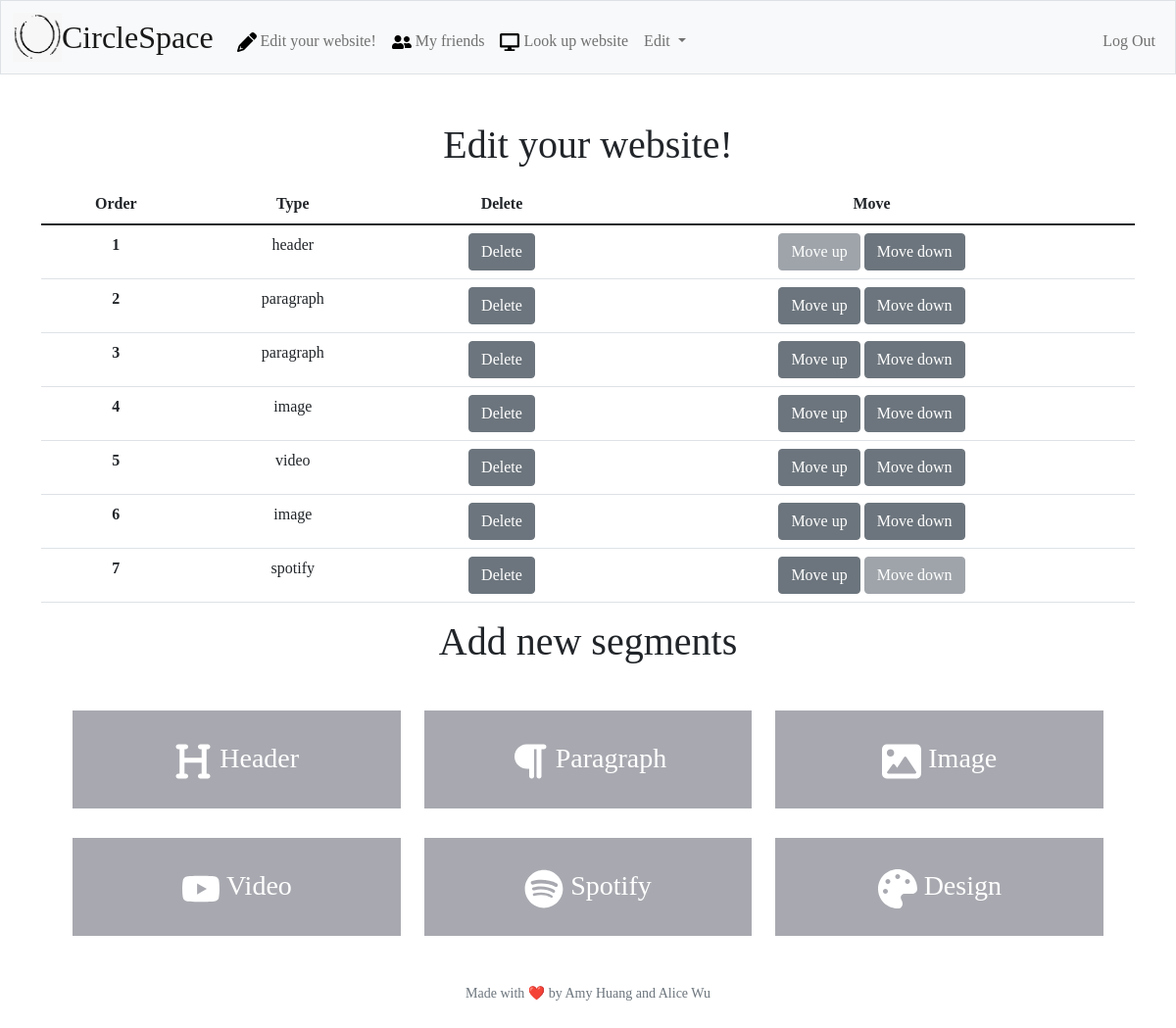
The app's page /edit (signed in), older data.
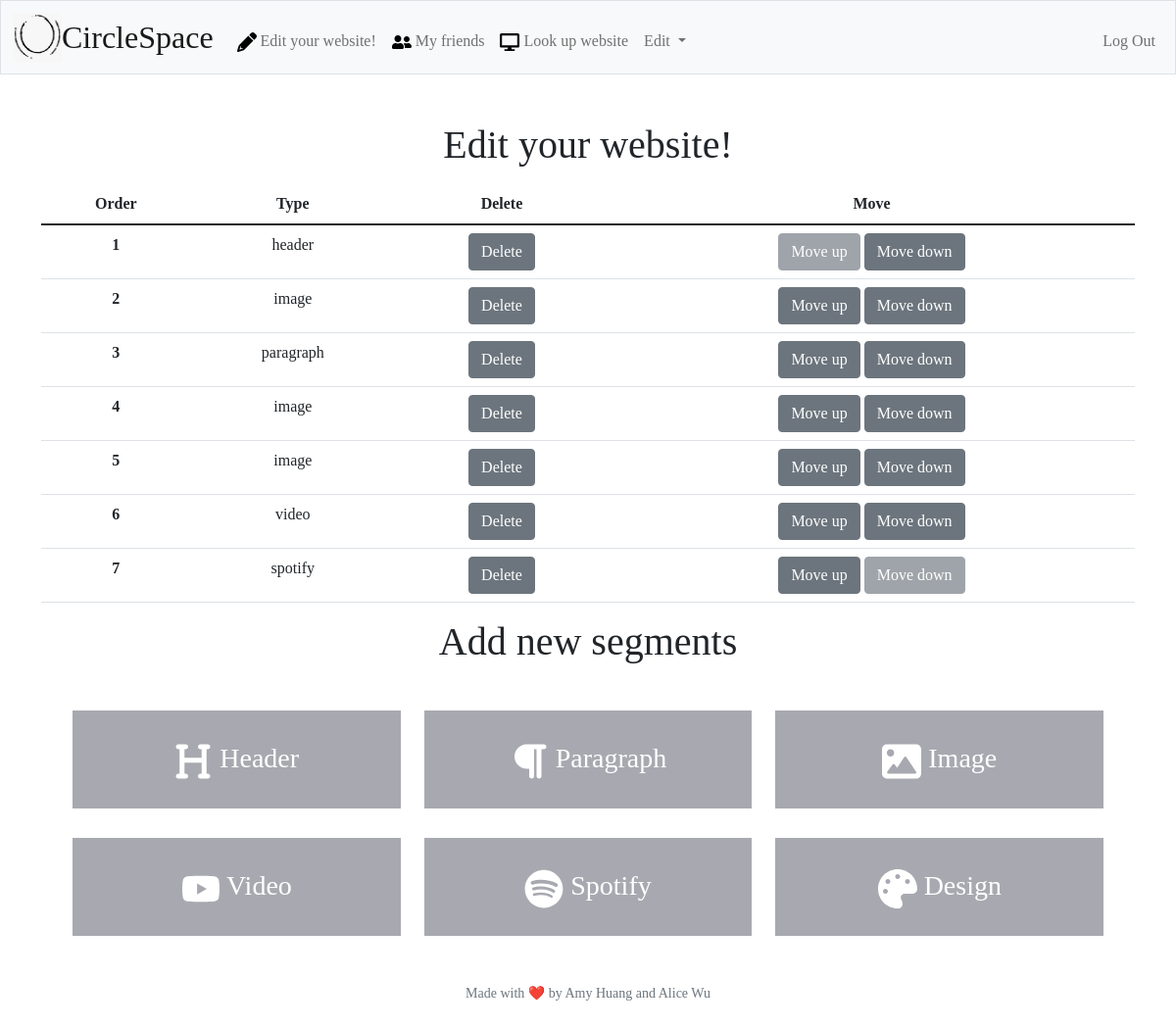
The same page, newer data.
### tables this page shows
CREATE TABLE segments (
    segment_id INTEGER PRIMARY KEY AUTOINCREMENT NOT NULL,
    user_id INTEGER NOT NULL,
    segment_type TEXT NOT NULL,
    content TEXT NOT NULL,
    location INTEGER NOT NULL,
    FOREIGN KEY(user_id) REFERENCES users(user_id)
);

### app.py (the view, shortened to what this page needs)
@app.route("/edit", methods=["GET", "POST"])
@login_required
def edit():
    user_id = session["user_id"]
    if request.method == "GET":
        segments = db.execute("SELECT segment_type, location FROM segments WHERE user_id = ? ORDER BY location", user_id)
        return render_template("edit.html", segments=segments)

### app.py (called while the page is built)
@app.after_request
def after_request(response):
    response.headers["Cache-Control"] = "no-cache, no-store, must-revalidate"
    response.headers["Expires"] = 0
    response.headers["Pragma"] = "no-cache"
    return response

### helpers.py (called while the page is built)
def login_required(f):
    @wraps(f)
    def decorated_function(*args, **kwargs):
        if session.get("user_id") is None:
            return redirect("/login")
        return f(*args, **kwargs)
    return decorated_function

### templates/edit.html (shortened to what this page needs)
{% extends "layout.html" %}
{% block main %}
<main class="container py-5 text-center">
    <div class="mb-3">
        <h1>Edit your website!</h1>
    </div>
    <table class="table">
        <thead>
            <tr>
                <th scope="col">Order</th>
                <th scope="col">Type</th>
                <th scope="col">Delete</th>
                <th scope="col">Move</th>
            </tr>
        </thead>
        <tbody>
            <form action="/edit" method="post">
                {% for segment in segments %}
                    <tr>
                        <th scope="row">{{ segment["location"] }}</th>
                        <td>{{ segment["segment_type"] }}</td>
                        <td><button class="btn btn-secondary" type="submit" name="delete-button" value="{{ segment["location"] }}">Delete</button></td>
                        <td>
                            {% if segment != segments[0] %}
                                <button class="btn btn-secondary" type="submit" name="up-button" value="{{ segment["location"] }}">Move up</button>
                            {% else %}
                                <button class="btn btn-secondary" disabled>Move up</button>
                            {% endif %}
                            {% if segment != segments[-1] %}
                                <button class="btn btn-secondary" type="submit" name="down-button" value="{{ segment["location"] }}">Move down</button>
                            {% else %}
                                <button class="btn btn-secondary" disabled>Move down</button>
                            {% endif %}
                        </td>
                    </tr>
                {% endfor %}
            </form>
        </tbody>
    </table>
    <div class="mb-3">
        <h1>Add new segments</h1>
    </div>
    <div>
        <a class="button" href="/edit-header"><img src="/static/assets/heading-solid.svg" class="icon-large">  Header</a>
        <a class="button" href="/edit-paragraph"><img src="/static/assets/paragraph-solid.svg" class="icon-large">  Paragraph</a>
        <a class="button" href="/edit-image"><img src="/static/assets/image-solid.svg" class="icon-large">  Image</a>
        <a class="button" href="/edit-video"><img src="/static/assets/youtube-brands.svg" class="icon-large">  Video</a>
        <a class="button" href="/edit-spotify"><img src="/static/assets/spotify-brands.svg" class="icon-large">  Spotify</a>
        <a class="button" href="/edit-design"><img src="/static/assets/palette-solid.svg" class="icon-large">  Design</a>
    </div>
{% endblock %}

### templates/layout.html (shortened to what this page needs)
<!DOCTYPE html>
<html lang="en">
    <head>
        <link href="https://cdn.jsdelivr.net/npm/bootstrap@5.1.3/dist/css/bootstrap.min.css" rel="stylesheet">
        <link href="/static/assets/styles.css" rel="stylesheet">
    </head>
    <body>
        <nav class="bg-light border navbar navbar-expand-md navbar-light">
            <div class="container-fluid">
                <img width=50px height=50px src="/static/assets/double.png" alt="logo">
                <a class="navbar-brand" href="/">CircleSpace</a>
                <div class="collapse navbar-collapse" id="navbar">
                    {% if session["user_id"] %}
                        <ul class="navbar-nav me-auto mt-2">
                            <li class="nav-item"><a class="nav-link" href="/edit"><img src="/static/assets/pencil-solid.svg" class="icon"> Edit your website!</a></li>
                            <li class="nav-item"><a class="nav-link" href="/my-friends"><img src="/static/assets/user-friends-solid.svg" class="icon"> My friends</a></li>
                            <li class="nav-item"><a class="nav-link" href="/friend-lookup"><img src="/static/assets/display-solid.svg" class="icon"> Look up website</a></li>
                            <li class="nav-item dropdown">
                                <a class="nav-link  dropdown-toggle" href="#" data-bs-toggle="dropdown">  Edit  </a>
                             </li>
                        </ul>
                        <ul class="navbar-nav ms-auto mt-2">
                            <li class="nav-item"><a class="nav-link" href="/logout">Log Out</a></li>
                        </ul>
                    {% else %}
                        <ul class="navbar-nav ms-auto mt-2">
                            <li class="nav-item"><a class="nav-link" href="/register">Register</a></li>
                            <li class="nav-item"><a class="nav-link" href="/login">Log In</a></li>
                        </ul>
                    {% endif %}
                </div>
            </div>
        </nav>
        <main class="container-fluid text-center">
            {% block main %}{% endblock %}
        </main>
        <footer class="mb-5 small text-center text-muted">
            Made with ❤️ by Amy Huang and Alice Wu
        </footer>
    </body>
</html>

### static/assets/styles.css (style rules this page uses)
.icon { width: 20px; height: 20px; }
.icon-large { width: 40px; height: 40px; filter: invert(100%) sepia(2%) saturate(85%) hue-rotate(60deg) brightness(114%) contrast(100%); }
nav .navbar-brand { font-size: xx-large; }
body { font-family:'Georgia', serif; }
.button { text-decoration: none; display: inline-block; width: 30%; height: 100px; background-color: #43465576; padding: 28px 28px; font-size: 28px; cursor: pointer; text-align: center; margin-left: 10px; margin-right: 10px; margin-top: 30px; transition-duration: 0.4s; color: white; }

Row changes from the older to the newer data that the page shows:
removed segments: location "2", segment_type "paragraph"
removed segments: location "5", segment_type "video"
added segments: location "2", segment_type "image"
changed segments (number 5 of 7 on the later page): location "6" → "5"
added segments: location "6", segment_type "video"
